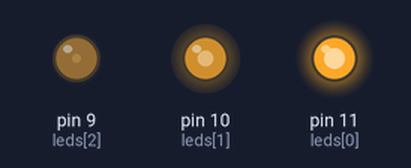
The sketch below on a simulated Arduino Uno, built with avr-gcc and run on an emulated ATmega328P. On the bench: output pins drawn as LEDs (lit = HIGH).

Above: at 0.05 s.
At 0.25 s:
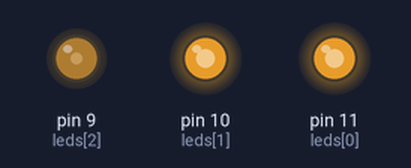
At 0.45 s:
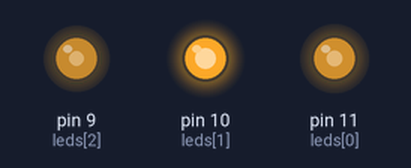
At 0.9 s:
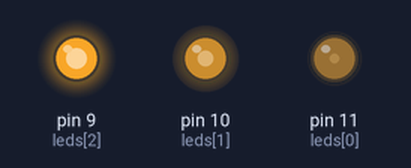
At 1.35 s:
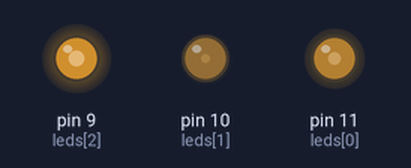
At 1.8 s:
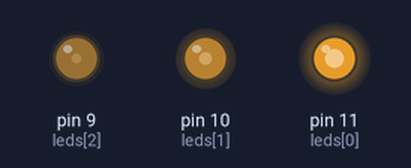
Timing chart, 0 to 4.4 s (numbered marks = the images above):
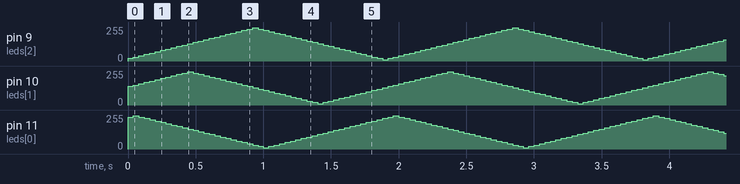

The sketch:

knight_rider_chase_light.ino
```cpp
// pwm knight rider
// David Gamache

int redIndex = 0;
int yellowIndex = 1;
int greenIndex = 2;
// This is where each of the 3 LEDs are connected:
int leds[3] = {11,10,9};
int stepSize[3] = {10,10,10};
int brightness[3] = {240,140,20}; // How bright the LED is

void setup()
{
  // This is setup code that is run only once at startup initialization.
  // All 3 digital pins used are outputs to drive the LEDs:

  pinMode(leds[redIndex], OUTPUT);
  pinMode(leds[yellowIndex], OUTPUT);
  pinMode(leds[greenIndex], OUTPUT);
}

void loop() {
  // This main code runs repeatedly:

  // Starting with the LED dim, gradually get brighter
  analogWrite(leds[redIndex], brightness[redIndex]);  // Do the PWM instructed
  analogWrite(leds[yellowIndex], brightness[yellowIndex]);  // Do the PWM instructed
  analogWrite(leds[greenIndex], brightness[greenIndex]);  // Do the PWM instructed
  delay(40);  // Small delay
  // Set the next brightness
  if ((brightness[redIndex] == 10) || (brightness[redIndex] == 250)){
    stepSize[redIndex] = -stepSize[redIndex];
  }
  if ((brightness[yellowIndex] == 10) || (brightness[yellowIndex] == 250)){
    stepSize[yellowIndex] = -stepSize[yellowIndex];
  }
  if ((brightness[greenIndex] == 10) || (brightness[greenIndex] == 250)){
    stepSize[greenIndex] = -stepSize[greenIndex];
  }
  brightness[redIndex] += stepSize[redIndex];
  brightness[yellowIndex] += stepSize[yellowIndex];
  brightness[greenIndex] += stepSize[greenIndex];
}
```
